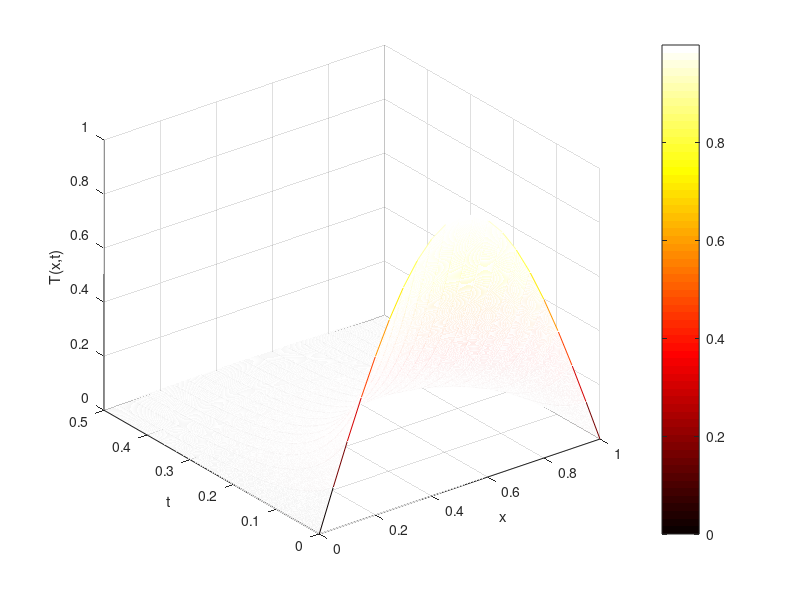

This chart was generated by the following MATLAB code:
% http://people.uncw.edu/hermanr/pde1/NumHeatEqn.pdf
% modified from R. L. Herman 
 
clear 
clc

L= 1;         % x in (0,L)
T= 0.5;       % t in (0,T)
k=1;    % conductivity
N=20;   % cut space 
M=5000; % cut time 
dx=L/N; dt=T/M; % grid spacing
alpha=k*dt/dx^2;

% Position of nodes
for i=1:N+1
x(i)=(i-1)*dx;
end

% Initial Condition
for i=1:N+1
T0(i)=sin(pi*x(i));
end

% Explict Scheme for 1D heat equation 
for j=1:M % time
for i=2:N % space
T1(i)=T0(i)+alpha*(T0(i+1)-2*T0(i)+T0(i-1));
end
T1(1)=0;
T1(N+1)=0;
T0=T1;
Temp(j,:)=T1;
end

%%
figure(2)
[X,Y] = meshgrid(0:dx:L,dt:dt:T);
mesh(X,Y,Temp)
colormap('hot')
xlabel('x'); ylabel('t'); zlabel('T(x,t)'); 
colorbar


